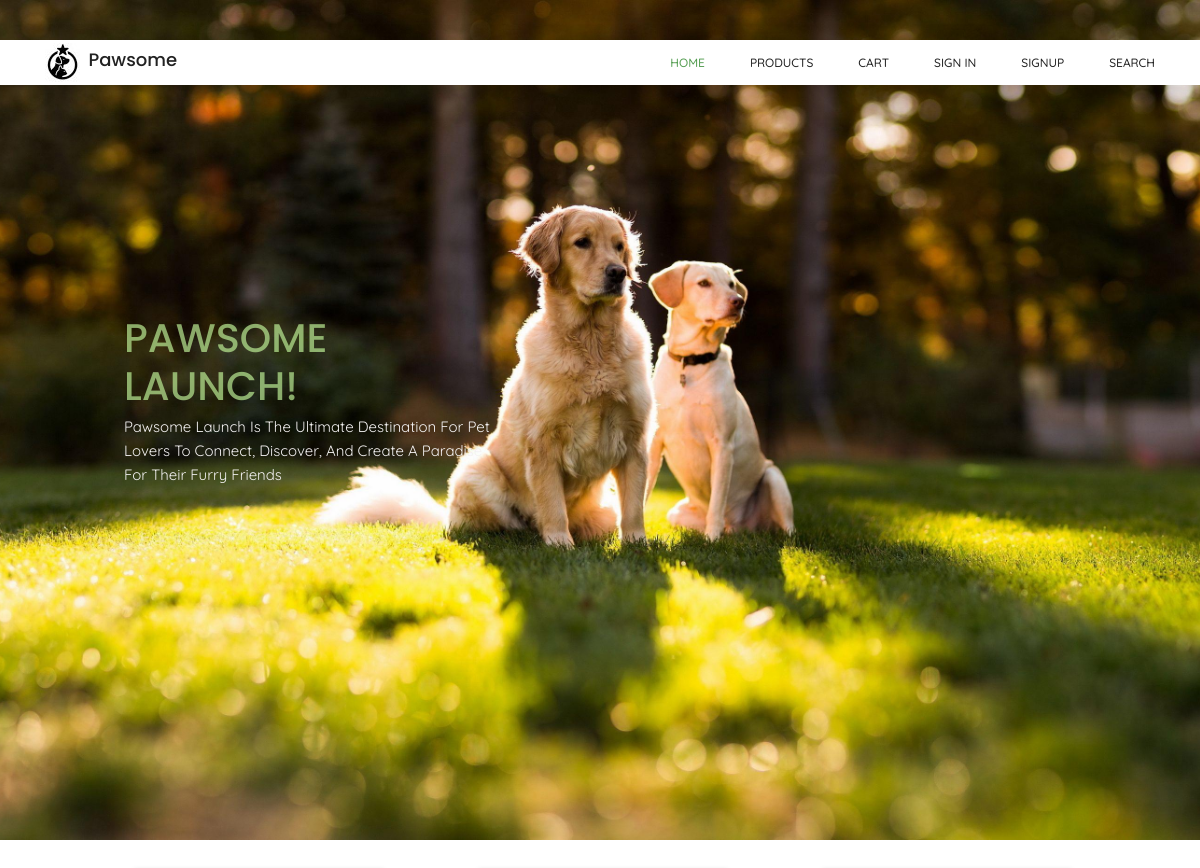
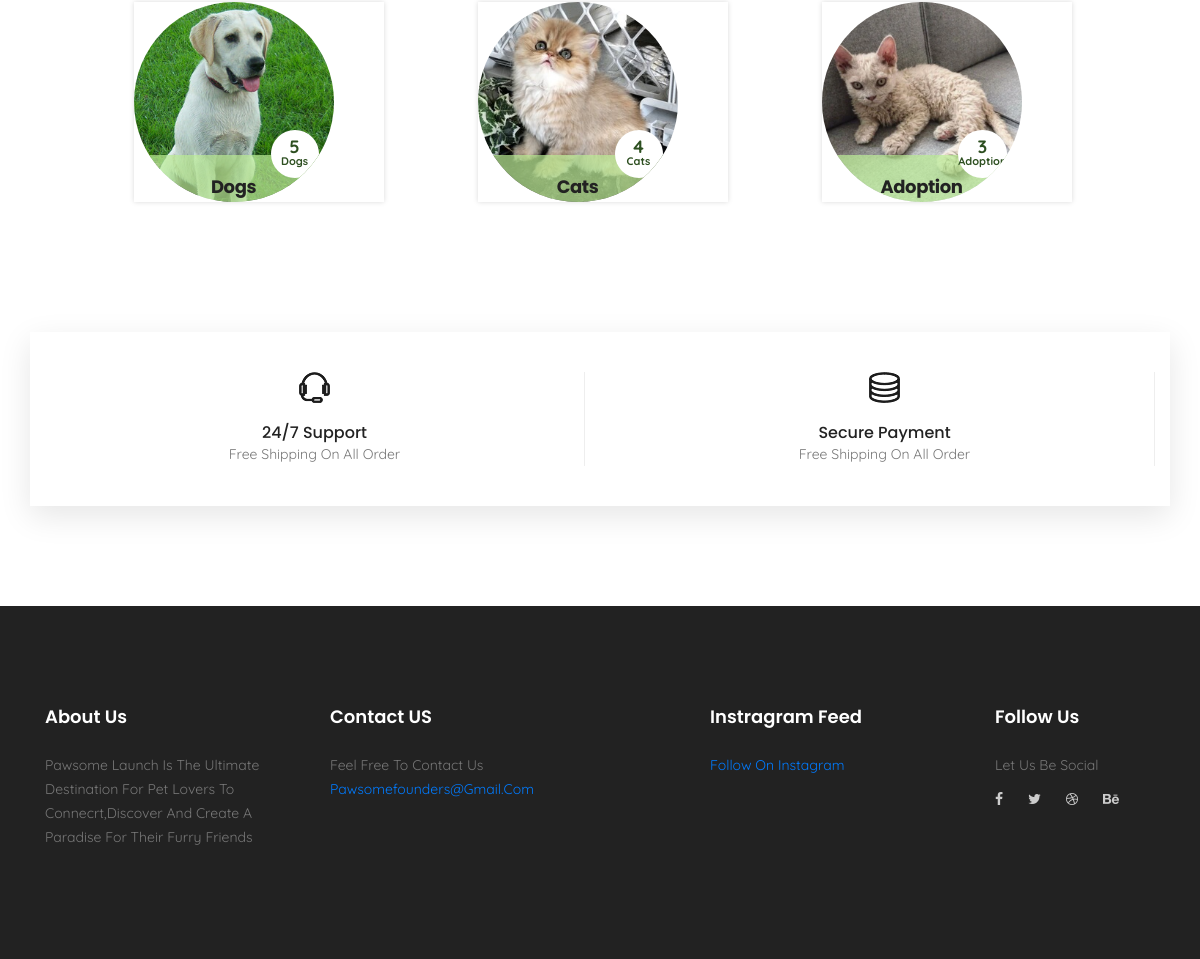
The page / on the database its author committed (2 pictures, top to bottom).
### home/models.py (models this page shows, shortened)
class Category(models.Model):
    name = models.CharField(max_length=100)
    description = models.TextField()
    class Meta:
        verbose_name_plural = 'Categories'
    @property
    def count(self):
        return self.pets.count()
    @property
    def get_image_url(self):
        if self.pets.count() > 0:
            return self.pets.first().image.url
        return ''

class Pet(models.Model):
    seller = models.ForeignKey(User, on_delete=models.CASCADE, related_name='pets', blank=True, null=True)
    name = models.CharField(max_length=100)
    category = models.ForeignKey(Category, on_delete=models.CASCADE, related_name='pets')
    price = models.FloatField(validators=[MinValueValidator(0.0)])
    description = models.TextField()
    image = models.ImageField(upload_to='pet_images')
    stock = models.IntegerField(validators=[MinValueValidator(0)])
    discount = models.FloatField(validators=[MinValueValidator(0.0), MaxValueValidator(100.0)], default=0.0)
    vaccinated = models.BooleanField(default=False)
    vaccinated_certificate = models.ImageField(upload_to='pet_images', blank=True, null=True)
    origin = models.CharField(max_length=100, blank=True, null=True)
    age = models.IntegerField(validators=[MinValueValidator(0)], default=1)

### home/views.py (the view)
# urls.py: path('', views.IndexView.as_view(), name='index'),
class IndexView(TemplateView):
    template_name = 'home/index.html'
    def get_context_data(self, **kwargs):
        context = super().get_context_data(**kwargs)
        categories = Category.objects.all()
        context['categories'] = categories
        return context
    def get(self, request, *args, **kwargs):
        return self.render_to_response(self.get_context_data())

### templates/home/index.html (shortened to what this page needs)
{% extends "home/base.html" %}
{% block contents %}
    <section class="banner-area" >
        <div class="container">
            <div class="row fullscreen align-items-center justify-content-center">
                <div class="col-lg-12">
                    <div class="col-lg-5 col-md-6">
                        <div class="banner-box >
                            <div class="banner-content text-right">
                                <h1 style="color: rgba(187, 235, 148, 0.7); font-size: 40px;">PAWSOME LAUNCH!</h1>
                                <p style="color: #f3f1f1; font-size: 15px;">Pawsome Launch is the ultimate destination for pet lovers to connect, discover, and create a paradise for their furry friends</p>
                            </div>
                        </div>
                    </div>
                </div>
            </div>
    </section>
    <section class="product-area section-gap">
        <div class="d-flex justify-content-center align-items-center">
            {% for category in categories %}
            <div class="container">
                <div class="d-flex justify-content-center">
                    <div class="text-center">
                        <div class="section-title">
                            <a href="/products/?category={{ category.name }}">
                                <figure class="snip1527 hover">
                                    <div class="image">
                                        <img src="{{ category.get_image_url }}" alt="pr-sample24" />
                                        <div class="image-content">
                                            <h3>{{ category.name }}</h3>
                                            <div class="date">
                                                <span class="day">{{ category.count }}</span>
                                                <span class="month">{{ category.name }}</span>
                                            </div>
                                        </div>
                                    </div>
                                </figure>
                            </a>
                        </div>
                    </div>
                </div>
            </div>
            {% endfor %}
        </div>
    </section>
    <section class="features-area section_gap">
        <div class="container">
            <div class="row features-inner">
                <div class="col-lg-6 col-md-6 col-sm-6">
                    <div class="single-features">
                        <div class="f-icon">
                            <img src="static/img/features/f-icon3.png" alt="">
                        </div>
                        <h6>24/7 Support</h6>
                        <p>Free Shipping on all order</p>
                    </div>
                </div>
                <div class="col-lg-6 col-md-6 col-sm-6">
                    <div class="single-features">
                        <div class="f-icon">
                            <img src="static/img/features/f-icon4.png" alt="">
                        </div>
                        <h6>Secure Payment</h6>
                        <p>Free Shipping on all order</p>
                    </div>
                </div>
            </div>
        </div>
    </section>
{% endblock %}

### templates/home/base.html (shortened to what this page needs)
{% load static %}
<!DOCTYPE html>
<html lang="zxx" class="no-js">
<head>
    <link rel="stylesheet" href="{% static 'css/style.css' %}">
    <link rel="stylesheet" href="{% static 'css/linearicons.css' %}">
    <link rel="stylesheet" href="{% static 'css/font-awesome.min.css' %}">
    <link rel="stylesheet" href="{% static 'css/themify-icons.css' %}">
    <link rel="stylesheet" href="{% static 'css/bootstrap.css' %}">
    <link rel="stylesheet" href="{% static 'css/owl.carousel.css' %}">
    <link rel="stylesheet" href="{% static 'css/nice-select.css' %}">
    <link rel="stylesheet" href="{% static 'css/nouislider.min.css' %}">
    <link rel="stylesheet" href="{% static 'css/ion.rangeSlider.css' %}"/>
    <link rel="stylesheet" href="{% static 'css/ion.rangeSlider.skinFlat.css' %}"/>
    <link rel="stylesheet" href="{% static 'css/magnific-popup.css' %}">
    <link rel="stylesheet" href="{% static 'css/main.css' %}">
</head>
<body>
<header class="header_area sticky-header">
    <div class="main_menu">
        <nav class="navbar navbar-expand-lg navbar-light main_box">
            <div class="container">
                <a class="navbar-brand logo_h" href="/">
                    <img src="static/img/pet/logo.jpg" alt="" style="vertical-align: middle;">
                    <h4 style="display: inline-block; vertical-align: middle; margin-left: 5px;">pawsome</h4>
                </a>
                <div class="collapse navbar-collapse offset" id="navbarSupportedContent">
                    <ul class="nav navbar-nav menu_nav ml-auto">
                        <li class="nav-item active"><a class="nav-link" href="/">HOME</a></li>
                        <li class="nav-item"><a class="nav-link" href="/products/">PRODUCTS</a></li>
                        <li class="nav-item "><a class="nav-link" href="/cart">CART</a></li>
                        {% if user.is_authenticated %}
                            <li class="nav-item"><a class="nav-link" href="/logout">LOGOUT</a></li>
                            {% if user.is_superuser %}
                                <li class="nav-item"><a class="nav-link" href="/admin/">ADMIN</a></li>
                            {% elif user.is_staff %}
                                <li class="nav-item"><a class="nav-link" href="/seller/">DASHBOARD</a></li>
                            {% endif %}
                        {% else %}
                            <li class="nav-item"><a class="nav-link" href="/login">SIGN IN</a></li>
                            <li class="nav-item"><a class="nav-link" href="/signup">SIGNUP</a></li>
                        {% endif %}
                        <li class="nav-item"><a class="nav-link" href="/search/">SEARCH</a></li>
                    </ul>
                </div>
            </div>
        </nav>
    </div>
</header>
{% block contents %}
{% endblock %}
<footer class="footer-area section_gap">
    <div class="container">
        <div class="row">
            <div class="col-lg-3  col-md-6 col-sm-6">
                <div class="single-footer-widget">
                    <h6>About Us</h6>
                    <p>
                        Pawsome Launch is the ultimate destination for pet lovers to connecrt,discover and create a
                        paradise for their furry friends
                    </p>
                </div>
            </div>
            <div class="col-lg-4  col-md-6 col-sm-6">
                <div class="single-footer-widget">
                    <h6>Contact US</h6>
                    <h7>Feel Free to contact us</h7>
                    <a href="mailto:pawsomefounders@gmail.com">pawsomefounders@gmail.com</a>
                    <div class="" id="mc_embed_signup">
                    </div>
                </div>
            </div>
            <div class="col-lg-3  col-md-6 col-sm-6">
                <div class="single-footer-widget mail-chimp">
                    <h6 class="mb-20">Instragram Feed</h6>
                    <a href="https://www.instagram.com/pawsome_party/" target="_blank">Follow on Instagram</a>
                    <ul class="instafeed d-flex flex-wrap">
                        <li><img src="img/i1.jpg" alt=""></li>
                        <li><img src="img/i2.jpg" alt=""></li>
                        <li><img src="img/i3.jpg" alt=""></li>
                        <li><img src="img/i4.jpg" alt=""></li>
                        <li><img src="img/i5.jpg" alt=""></li>
                        <li><img src="img/i6.jpg" alt=""></li>
                        <li><img src="img/i7.jpg" alt=""></li>
                        <li><img src="img/i8.jpg" alt=""></li>
                    </ul>
                </div>
            </div>
            <div class="col-lg-2 col-md-6 col-sm-6">
                <div class="single-footer-widget">
                    <h6>Follow Us</h6>
                    <p>Let us be social</p>
                    <div class="footer-social d-flex align-items-center">
                        <a href="https://www.facebook.com/Dogs of Life/"><i class="fa fa-facebook"></i></a>
                        <a href="https://twitter.com/username/"><i class="fa fa-twitter"></i></a>
                        <a href="https://dribbble.com/"><i class="fa fa-dribbble"></i></a>
                        <a href="https://www.behance.net/yourusername"><i class="fa fa-behance"></i></a>
                    </div>
                </div>
            </div>
        </div>
    </div>
</footer>
</body>
</html>

### static/css/style.css (style rules this page uses)
:root { --black: #1B1722; --white : #f0f0f0; --box-shadow: 0px 4px 4px rgba(0, 0, 0, 0.25); }
* { font-family: 'Quicksand', sans-serif; margin: 0; padding: 0; box-sizing: border-box; outline: none; border: none; text-decoration: none; text-transform: capitalize; transition: .2s linear; }
html { font-size: 62.5%; overflow-x: hidden; scroll-padding-top: 7rem; scroll-behavior: smooth; }
section { padding: 2rem 7%; }

### templates/home/index.html (style rules this page uses)
.banner-box { background-color: transparent; padding:10px; margin-bottom: 30px; }
.image { position: relative; width: 200px; height: 200px; border-radius: 50%; overflow: hidden; }
.image img { width: 100%; height: 100%; object-fit: cover; }
.image .image-content { position: absolute; bottom: -17px; left: 0; right: 0; padding: 20px; background-color: rgba(187, 235, 148, 0.7); color: #ffffff; text-align: center; border-bottom-left-radius: 50%; border-bottom-right-radius: 50%; }
.image h3 { margin: 0; font-size: 18px; }

### rows shown on the page
Category: get_image_url (picture), name "Dogs", count "5"
Category: get_image_url (picture), name "Cats", count "4"
Category: get_image_url (picture), name "Adoption", count "3"
